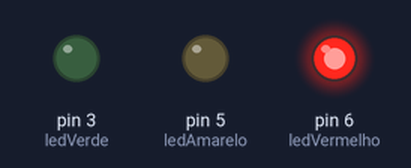
Simulated run of this sketch. Board: Arduino Uno, built with avr-gcc and run on an emulated ATmega328P. Parts: output pins drawn as LEDs (lit = HIGH).

Above: at 1.5 s.
At 5.0 s:
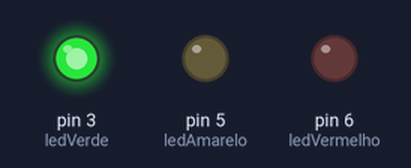
At 7.6 s:
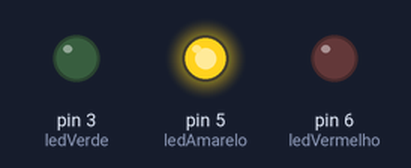
Timing chart, 0 to 10.8 s (numbered marks = the images above):
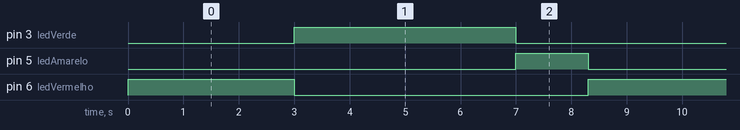

The sketch:

aula01_191.ino
```cpp
// C++ code
//

#define ledVermelho 6
#define ledAmarelo 5
#define ledVerde 3

void setup()
{
  pinMode(ledVermelho, OUTPUT);
  pinMode(ledAmarelo, OUTPUT);
  pinMode(ledVerde, OUTPUT);

}

void loop()

{
  	// Sinal vermelho
	digitalWrite(ledVermelho, 1);	//acende o LED vermelho
  	digitalWrite(ledAmarelo, 0);	//apaga o LED amarelo
  	digitalWrite(ledVerde, 0);	//apaga o LED verde
  	delay(3000);

  	// Sinal Verde
	digitalWrite(ledVermelho, 0);	//apaga o LED vermelho
  	digitalWrite(ledAmarelo, 0);	//apaga o LED amarelo
  	digitalWrite(ledVerde, 1);	//acende o LED verde
  	delay(4000);

  	// Sinal Amarelo
	digitalWrite(ledVermelho, 0);	//apaga o LED vermelho
  	digitalWrite(ledAmarelo, 1);	//acende o LED amarelo
  	digitalWrite(ledVerde, 0);	//apaga o LED verde
  	delay(1300);

}
```

Measured:
- by itself, pin 3 (ledVerde): alternates HIGH for 4.0 s and LOW for 4.3 s
- by itself, pin 5 (ledAmarelo): alternates HIGH for 1.3 s and LOW for 7.0 s
- by itself, pin 6 (ledVermelho): alternates HIGH for 3.0 s and LOW for 5.3 s
